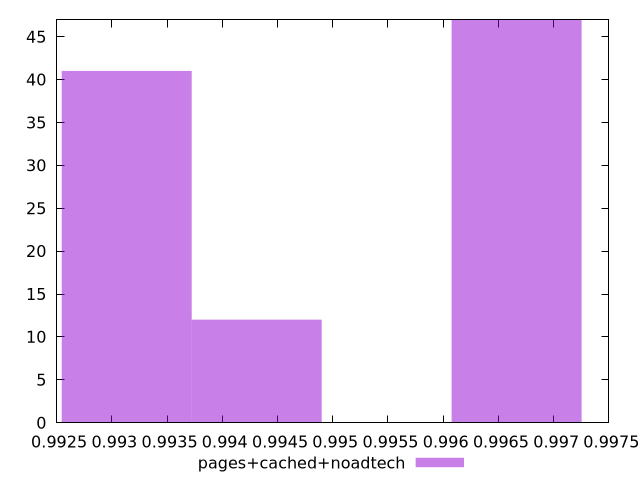

Write the gnuplot code that produced this figure.
$_pagesCachedNoadtech <<EOF
0.9966645870825112 47
0.9931344881908376 41
0.9943111878213954 12
EOF
set key outside below
set terminal pngcairo
set output "report_00005_2020-11-02T22-26-11.212Z/interactive/pages+cached+noadtech//hist.png"
set yrange [0:47]
set boxwidth 0.0011766996305578644
set style fill transparent solid 0.5 noborder
plot $_pagesCachedNoadtech title "pages+cached+noadtech" with boxes ,
